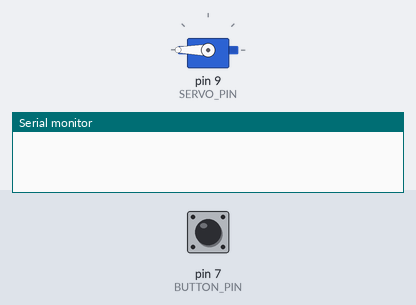
A sketch run on a simulated Arduino Uno, built with avr-gcc and run on an emulated ATmega328P. Shown: servo, the last lines printed to the serial monitor. Inputs (shaded band) come from the test bench; at power-on: pin 7 (BUTTON_PIN) HIGH.

Above: at 1.2 s.
1.3 s: pin 7 (BUTTON_PIN) pulled LOW for 0.15 s
At 3.5 s:
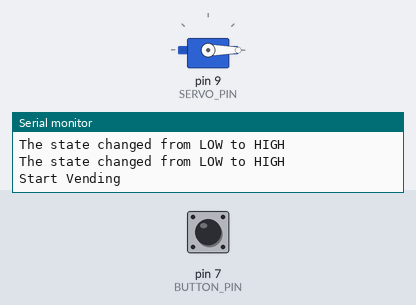
4.4 s: pin 7 (BUTTON_PIN) pulled LOW for 1 s
At 8.3 s:
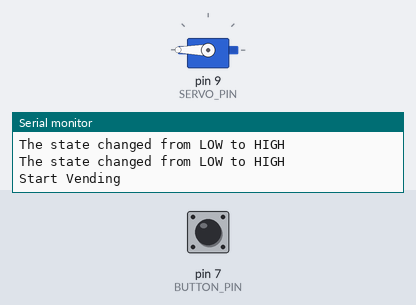
8.4 s: pin 7 (BUTTON_PIN) pulled LOW for 3.2 s
At 13.0 s:
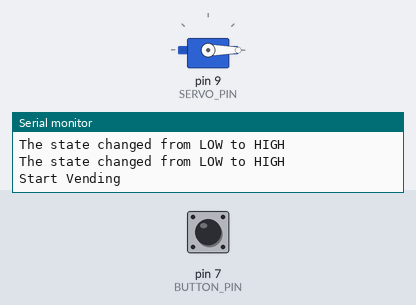
Timing chart, 0 to 15.8 s (numbered marks = the images above; inputs shaded):
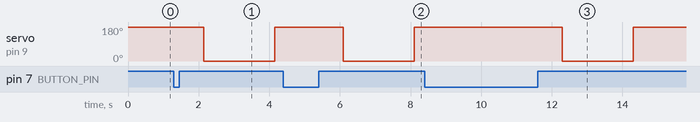

The sketch:

Vendor_V7.ino
```cpp
//   ==================================
//   |       Created 9FEB2021         |
//   |       BY "Blackfin"            |
//   |    an Edison Member on         |
//   |     forum.arduino.cc           |
//   |    Last Modified 9FEB2021      |
//   ==================================

#include <Servo.h>

Servo servo;    // Create servo object to control a servo

// Constant variables that won't change, used to assign hardware connected pins
const uint8_t SERVO_PIN = 9;    // Arduino pin connected to servo motor's pin
const uint8_t BUTTON_PIN = 7;   // Arduino pin connected to DISPENSE button
const uint8_t BACKLIGHT_PIN = 2;  // Arduino pin connected to backlight NPN transistor
const uint8_t BUTTON_LIGHT_PIN = 12;  // Arduino pin connected to button

enum eVendingStates
{
    ST_VEND_IDLE=0,
    ST_VEND_WAITBLNK,
    ST_VEND_TSRVO1,
    ST_VEND_TSRVO2
};

enum eButtonLightStates
{
    ST_BL_IDLE=0,
    ST_BL_ON,
    ST_BL_OFF

};

enum eBacklightStates
{
    ST_BKL_IDLE=0,
    ST_BKL_TIME

};

uint8_t
    g_lastBTNState;
bool
    g_bBLFlash,
    g_bBKLTrigger;

void setup()
{
    // put your setup code here, to run once:
    Serial.begin(9600); // Initialize serial communication at 9600 bits per second:
    servo.attach(SERVO_PIN);
    servo.write( 180 );

    // initialize the pushbutton pin as an pull-up input
    // the pull-up input pin will be HIGH when the switch is open and LOW when the switch is closed.
    pinMode(BUTTON_PIN, INPUT_PULLUP);
    g_lastBTNState = digitalRead( BUTTON_PIN );

    servo.detach(); // Detach all Servo's attached, to save power and prevent heat/noise from coil buildup

    g_bBLFlash = false;
    g_bBKLTrigger = false;

}//setup

void loop()
{
    Vending_FSM();
    ButtonLight_FSM();
    Backlight_FSM();

}//loop


void Vending_FSM( void )
{
    static uint8_t
        stateVend = ST_VEND_IDLE;
    static uint32_t
        timeVend;
    uint32_t
        timeNow = millis();
    uint8_t
        currentBTNState;

    switch( stateVend )
    {
        case    ST_VEND_IDLE:
            //as original; if pin transitions from low to high, process
            currentBTNState = digitalRead(BUTTON_PIN); // read the state of the switch/button:
            if( g_lastBTNState != currentBTNState )
            {
                Serial.println("The state changed from LOW to HIGH");
                g_lastBTNState = currentBTNState;
                if( currentBTNState == HIGH )
                {
                    Serial.println("Start Vending");
                    //start button light blinking
                    g_bBLFlash = true;
                    //and move to state to wait for blinking to end
                    stateVend = ST_VEND_WAITBLNK;

                }//if

            }//if

        break;

        case    ST_VEND_WAITBLNK:
            //when blinking done, blink FSM sets this flag false
            if( g_bBLFlash == false )
            {
                //when blinking done, start timing backlight
                g_bBKLTrigger = true;
                //mov servo
                servo.attach(SERVO_PIN);
                servo.write( 0 );
                //get time
                timeVend = timeNow;
                //and move to time servo in this position
                stateVend = ST_VEND_TSRVO1;

            }//if

        break;

        case    ST_VEND_TSRVO1:
            //when servo has been here for 2-sec...
            if( timeNow - timeVend >= 2000ul )
            {
                //...switch it back
                servo.write( 180 );
                //get time
                timeVend = timeNow;
                //and move to time this position
                stateVend = ST_VEND_TSRVO2;

            }//if

        break;

        case    ST_VEND_TSRVO2:
            //after 1-sec...
            if( timeNow - timeVend >= 1000ul )
            {
                //detach (original logic)
                servo.detach();
                //and go back to idle state
                stateVend = ST_VEND_IDLE;
                Serial.println("End Vending");

            }//if

        break;

    }//switch

}//Vending_FSM

void ButtonLight_FSM( void )
{
    static uint8_t
        stateBL = ST_BL_IDLE,
        countBL;
    static uint32_t
        timeBL;
    uint32_t
        timeNow = millis();

    switch( stateBL )
    {
        case    ST_BL_IDLE:
            //wait for flag to be set indicating start of vending cycle
            if( g_bBLFlash == true )
            {
                //set the # of flashes we want
                countBL = 5;
                //turn light on
                digitalWrite(BUTTON_LIGHT_PIN, HIGH);
                //get time
                timeBL = timeNow;
                //and move to time on-state
                stateBL = ST_BL_ON;

            }//if

        break;

        case    ST_BL_ON:
            //after 100mS...
            if( timeNow - timeBL >= 100ul )
            {
                //turn off the LED
                digitalWrite(BUTTON_LIGHT_PIN, LOW);
                //get time
                timeBL = timeNow;
                //decrement counter
                countBL--;
                //if count hits zero...
                if( countBL == 0 )
                {
                    //we're done flashing; clear flag and go back to idle state
                    g_bBLFlash = false;
                    stateBL = ST_BL_IDLE;

                }//if
                else
                    //not done yet; time off-state
                    stateBL = ST_BL_OFF;

            }//if

        break;

        case    ST_BL_OFF:
            //been off for 50mS?
            if( timeNow - timeBL >= 50ul )
            {
                //yep; turn on the light again
                digitalWrite(BUTTON_LIGHT_PIN, HIGH);
                //get time
                timeBL = timeNow;
                //and move to time the on-state again
                stateBL = ST_BL_ON;

            }//if

        break;

    }//switch

}//ButtonLight_FSM

void Backlight_FSM( void )
{
    static uint8_t
        stateBKL = ST_BKL_IDLE;
    static uint32_t
        timeBKL;
    uint32_t
        timeNow = millis();

    switch( stateBKL )
    {
        case    ST_BKL_IDLE:
            //trigger flag goes true when we want to turn on the backlight
            if( g_bBKLTrigger == true )
            {
                //clear the flag
                g_bBKLTrigger = false;
                //turn on the backlight
                digitalWrite(BACKLIGHT_PIN, HIGH);
                //get the time
                timeBKL = timeNow;
                //and time the backlight
                stateBKL = ST_BKL_TIME;

            }//if

        break;

        case    ST_BKL_TIME:
            //if the backlight trigger goes true when we're already timing...
            if( g_bBKLTrigger == true )
            {
                //clear the flag again and...
                g_bBKLTrigger = false;
                //...reset the timer to give a new 10-sec count
                timeBKL = timeNow;

            }//if
            else
            {
                //if 10-sec elapsed
                if( timeNow - timeBKL >= 10000ul )
                {
                    //turn off the backlight
                    digitalWrite(BACKLIGHT_PIN, LOW);
                    //and go back to idle
                    stateBKL = ST_BKL_IDLE;

                }//if

            }//else

        break;

    }//switch

}//Backlight_FSM
```

Measured:
- after the input at 1.3 s, servo on pin 9 (SERVO_PIN): 180° → 0° after 0.85 s, → 180° 2.0 s later
- after the input at 4.4 s, servo on pin 9 (SERVO_PIN): 180° → 0° after 1.7 s, → 180° 2.0 s later
- after the input at 8.4 s, servo on pin 9 (SERVO_PIN): 180° → 0° after 3.9 s, → 180° 2.0 s later
